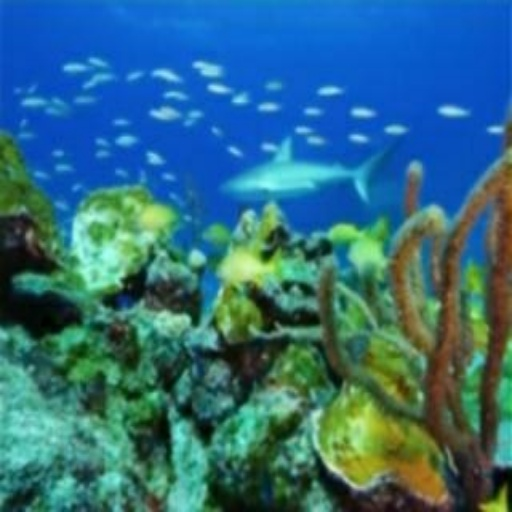
#> input picture images/input/4101.jpg, 512 x 512 px; its folder holds only this picture in this run
$ python -i histogram_equalisation.py   (imports and definitions only)
#> lines starting #> are read from the running program, lines starting #| are printed output that depends on the picture
#> further down, picture is the input picture: shape (512, 512, 3); mean B, G, R 128, 108.6, 47.9
import os
import cv2
import numpy as np
import natsort
import datetime
from skimage import exposure, color

def sk_hist_equalization(img):
    # Convert to RGB and float [0,1]
    img_rgb = cv2.cvtColor(img, cv2.COLOR_BGR2RGB)
    img_float = img_rgb.astype(np.float32) / 255.0

    # Convert to HSV and equalize V channel
    hsv = color.rgb2hsv(img_float)
#> hsv: shape (512, 512, 3) float32; mean of channels 0, 1, 2 0.456, 0.687, 0.584
    hsv[:,:,2] = exposure.equalize_hist(hsv[:,:,2])
#> hsv: shape (512, 512, 3) float32; mean of channels 0, 1, 2 0.456, 0.687, 0.503

    # Convert back to RGB
    equalized = color.hsv2rgb(hsv) * 255
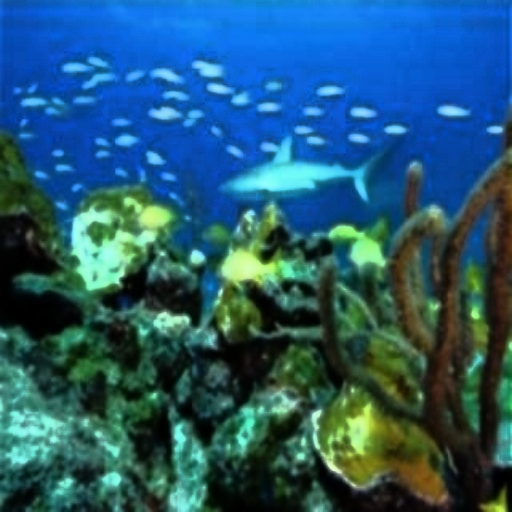
#> equalized: shape (512, 512, 3) float32; mean R, G, B 36.9, 89.7, 113.6
    return cv2.cvtColor(equalized.astype(np.uint8), cv2.COLOR_RGB2BGR)
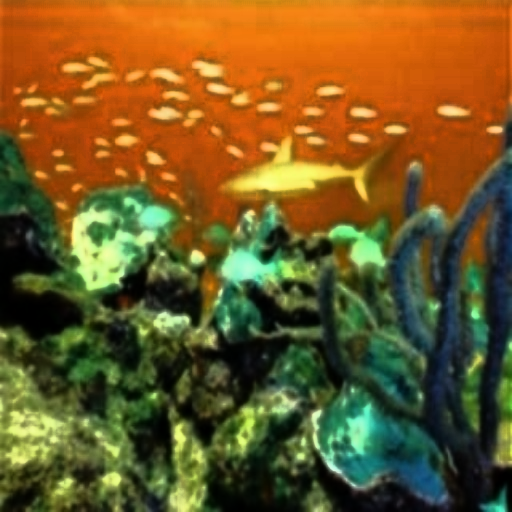
#> returned value: shape (512, 512, 3); mean R, G, B 113.1, 89.2, 36.4

def process_image(input_path, output_path):
    img = cv2.imread(input_path)
    if img is not None:
        processed = sk_hist_equalization(img)
        cv2.imwrite(output_path, processed)


# [17 lines not run here, left out]

>>> import cv2
>>> picture = cv2.imread('../images/input/4101.jpg')
>>> result = sk_hist_equalization(picture)

$ run again, on images/input/4113.jpg
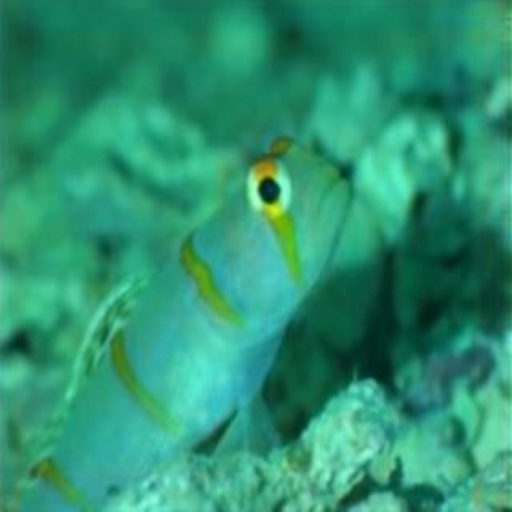
#> input picture images/input/4113.jpg, 512 x 512 px
#> picture is the input picture: shape (512, 512, 3); mean B, G, R 112.6, 146.4, 44.1
#> in sk_hist_equalization, `equalized = color.hsv2rgb(hsv) * 255`:
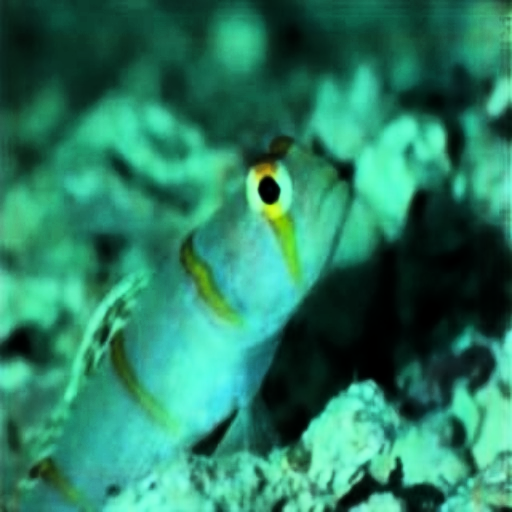
#> equalized: shape (512, 512, 3) float32; mean R, G, B 41.9, 128.3, 99.7
#> in sk_hist_equalization, `return cv2.cvtColor(equalized.astype(np.uint8), cv2.COLOR_RGB2BGR)`:
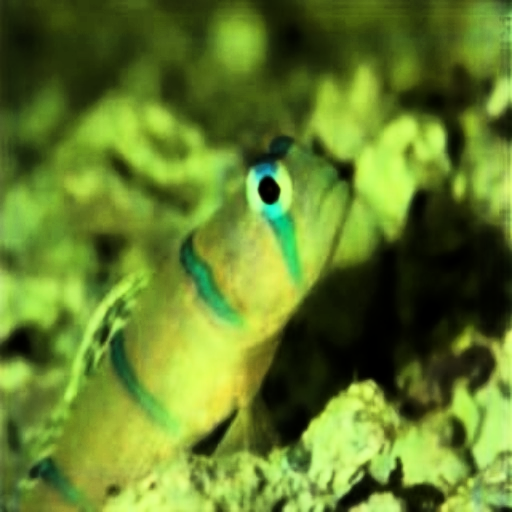
#> returned value: shape (512, 512, 3); mean R, G, B 99.2, 127.8, 41.4

$ run again, on images/input/4131.jpg
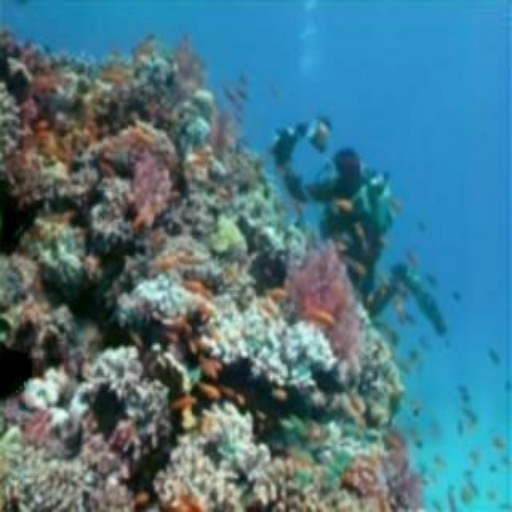
#> input picture images/input/4131.jpg, 512 x 512 px
#> picture is the input picture: shape (512, 512, 3); mean B, G, R 133.5, 119.5, 74.4
#> in sk_hist_equalization, `equalized = color.hsv2rgb(hsv) * 255`:
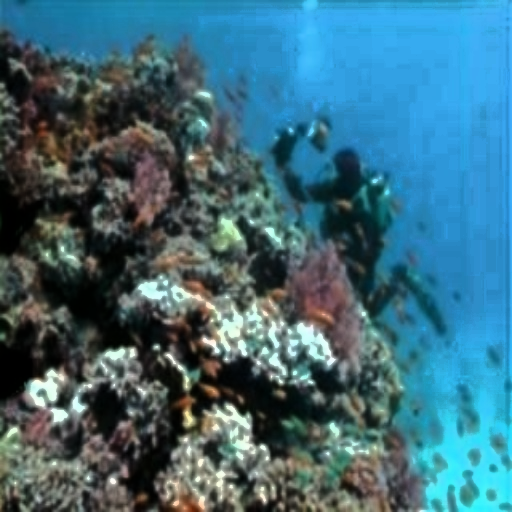
#> equalized: shape (512, 512, 3) float32; mean R, G, B 62.8, 107.3, 123.1
#> in sk_hist_equalization, `return cv2.cvtColor(equalized.astype(np.uint8), cv2.COLOR_RGB2BGR)`:
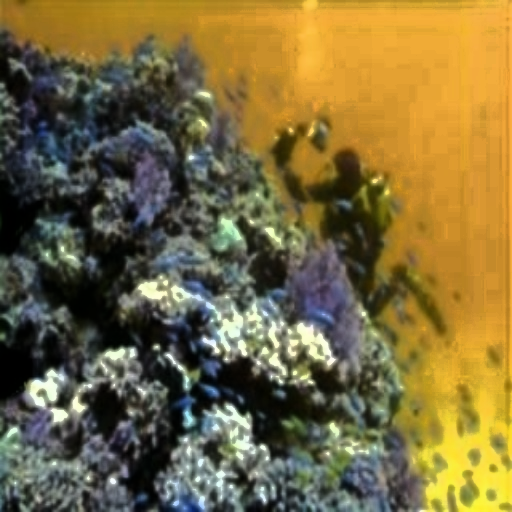
#> returned value: shape (512, 512, 3); mean R, G, B 122.6, 106.8, 62.2
